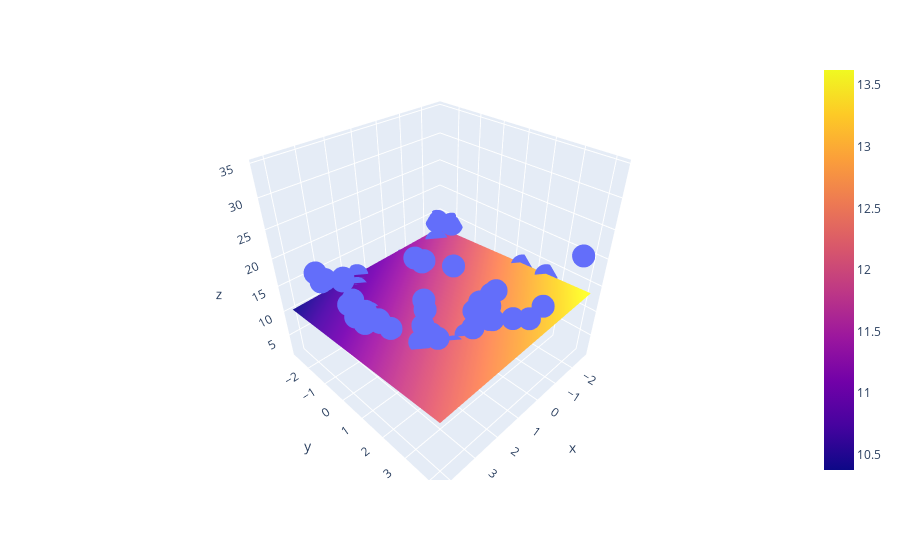

The cell this chart's notebook holds for it:
### Code cell
import plotly.graph_objects as go

fig = px.scatter_3d(df, x=x.ravel(), y=y.ravel(), z=z.ravel())

fig.add_trace(go.Surface(x = x_input, y = y_input, z =z_final ))

fig.show()
